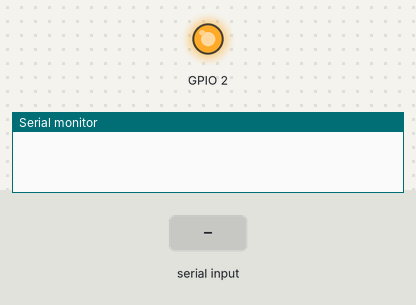
A sketch run on a simulated ESP32. On the bench: output pins drawn as LEDs (lit = HIGH), the last lines printed to the serial monitor. Dashed ring = blinking. The test bench sets the inputs (shaded band).

Above: at 1.2 s.
1.3 s: "5\n" received over Serial
At 2.8 s:
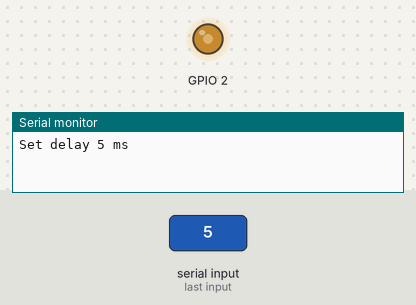
4.0 s: "90,45\n" received over Serial
At 5.14 s:
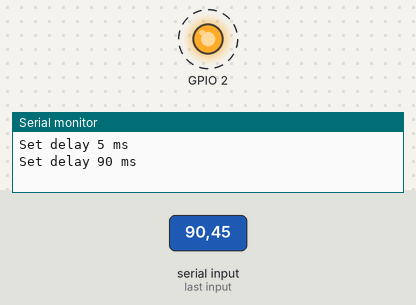
Timing chart, 0 to 13.0 s (numbered marks = the images above; inputs shaded):
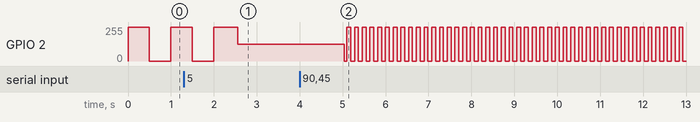

The sketch:

esp32_RTOS.ino
```cpp
#include <Arduino.h>

int delayTime = 500;


void Task1(void *pvParameters) {
  while (1) {
    digitalWrite(2, !digitalRead(2));
    // Serial.println("led is change");
    vTaskDelay(delayTime / portTICK_PERIOD_MS);
  }
}

void Task2(void *pvParameters) {
  while (1) {
    if(Serial.available()){
      delayTime = Serial.readString().toInt();
      Serial.printf("Set delay %d ms\n",delayTime);
      vTaskDelay(200/portTICK_PERIOD_MS);
    }
  }
}

void setup() {
  Serial.begin(115200);
  pinMode(2,OUTPUT);
  xTaskCreatePinnedToCore(
    Task1, "Task1", 2048, NULL, 1, NULL, 0);

  xTaskCreatePinnedToCore(
    Task2, "Task2", 2048, NULL, 2, NULL, 1);
}

void loop() {
  // put your main code here, to run repeatedly:
}
```

Measured:
- after the input at 4.0 s, GPIO 2: alternates 255/255 for 0.09 s and 0/255 for 0.09 s, starting after 1.0 s
